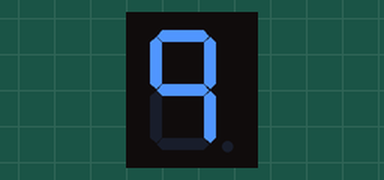
Simulated run of this sketch. Board: Arduino Uno, built with avr-gcc and run on an emulated ATmega328P. Parts: 1-digit seven-segment display. Wiring (inferred from the names in the program): 1-digit 7-segment display, segments lit when HIGH: segments pin 2, pin 3, pin 4, pin 5, pin 6, pin 7, pin 8, pin 9. The segment pins are drawn as the display they are named for.

Above: at 0.1 s.
At 1.1 s:
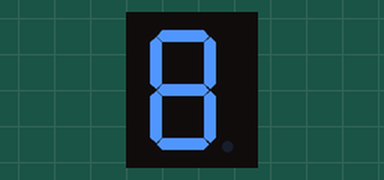
At 2.1 s:
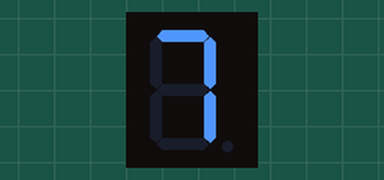
At 5.1 s:
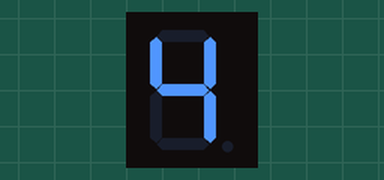
At 7.1 s:
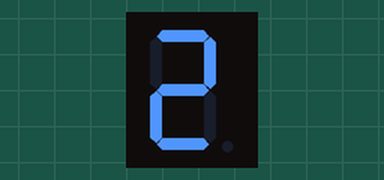
At 10.1 s:
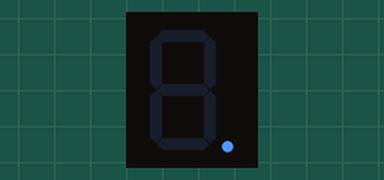

Measured:
- by itself, everything shown: repeats every 11.0 s, in 11 steps
- what the display in image 1 shows lasts 1.0 s, from 1.0 s to 2.0 s

The sketch:

Simulationcountdown.ino
```cpp
// (licence header left out)
int a=2;
int b=3;
int c=4;
int d=5;
int e=6;
int f=7;
int g=8;
int dp=9;

// the setup routine runs once when you press reset:
void setup() {
  // initialize the digital pin as an output.
  pinMode(a, OUTPUT);
  pinMode(b, OUTPUT);
  pinMode(c, OUTPUT);
  pinMode(d, OUTPUT);
  pinMode(e, OUTPUT);
  pinMode(f, OUTPUT);
  pinMode(g, OUTPUT);
  pinMode(dp, OUTPUT);
}

// the loop routine runs over and over again forever:
void loop(){

  //9
  digitalWrite(a, HIGH);
  digitalWrite(b, HIGH);
  digitalWrite(c, HIGH);
  digitalWrite(d, LOW);
  digitalWrite(e, LOW);
  digitalWrite(f, HIGH);
  digitalWrite(g, HIGH);
  digitalWrite(dp, LOW);
  delay(1000);

  //8
  digitalWrite(a, HIGH);
  digitalWrite(b, HIGH);
  digitalWrite(c, HIGH);
  digitalWrite(d, HIGH);
  digitalWrite(e, HIGH);
  digitalWrite(f, HIGH);
  digitalWrite(g, HIGH);
  digitalWrite(dp, LOW);
  delay(1000);

  //7
  digitalWrite(a, HIGH);
  digitalWrite(b, HIGH);
  digitalWrite(c, HIGH);
  digitalWrite(d, LOW);
  digitalWrite(e, LOW);
  digitalWrite(f, LOW);
  digitalWrite(g, LOW);
  digitalWrite(dp, LOW);
  delay(1000);

  //6
  digitalWrite(a, HIGH);
  digitalWrite(b, LOW);
  digitalWrite(c, HIGH);
  digitalWrite(d, HIGH);
  digitalWrite(e, HIGH);
  digitalWrite(f, HIGH);
  digitalWrite(g, HIGH);
  digitalWrite(dp, LOW);
  delay(1000);

  //5
  digitalWrite(a, HIGH);
  digitalWrite(b, LOW);
  digitalWrite(c, HIGH);
  digitalWrite(d, HIGH);
  digitalWrite(e, LOW);
  digitalWrite(f, HIGH);
  digitalWrite(g, HIGH);
  digitalWrite(dp, LOW);
  delay(1000);

  //4
  digitalWrite(a, LOW);
  digitalWrite(b, HIGH);
  digitalWrite(c, HIGH);
  digitalWrite(d, LOW);
  digitalWrite(e, LOW);
  digitalWrite(f, HIGH);
  digitalWrite(g, HIGH);
  digitalWrite(dp, LOW);
  delay(1000);

  //3
  digitalWrite(a, HIGH);
  digitalWrite(b, HIGH);
  digitalWrite(c, HIGH);
  digitalWrite(d, HIGH);
  digitalWrite(e, LOW);
  digitalWrite(f, LOW);
  digitalWrite(g, HIGH);
  digitalWrite(dp, LOW);
  delay(1000);

  //2
  digitalWrite(a, HIGH);
  digitalWrite(b, HIGH);
  digitalWrite(c, LOW);
  digitalWrite(d, HIGH);
  digitalWrite(e, HIGH);
  digitalWrite(f, LOW);
  digitalWrite(g, HIGH);
  digitalWrite(dp, LOW);
  delay(1000);

  //1
  digitalWrite(a, LOW);
  digitalWrite(b, HIGH);
  digitalWrite(c, HIGH);
  digitalWrite(d, LOW);
  digitalWrite(e, LOW);
  digitalWrite(f, LOW);
  digitalWrite(g, LOW);
  digitalWrite(dp, LOW);
  delay(1000);

  //0
  digitalWrite(a, HIGH);
  digitalWrite(b, HIGH);
  digitalWrite(c, HIGH);
  digitalWrite(d, HIGH);
  digitalWrite(e, HIGH);
  digitalWrite(f, HIGH);
  digitalWrite(g, LOW);
  digitalWrite(dp, LOW);
  delay(1000);

  //.
  digitalWrite(a, LOW);
  digitalWrite(b, LOW);
  digitalWrite(c, LOW);
  digitalWrite(d, LOW);
  digitalWrite(e, LOW);
  digitalWrite(f, LOW);
  digitalWrite(g, LOW);
  digitalWrite(dp, HIGH);
  delay(1000);
}
```
